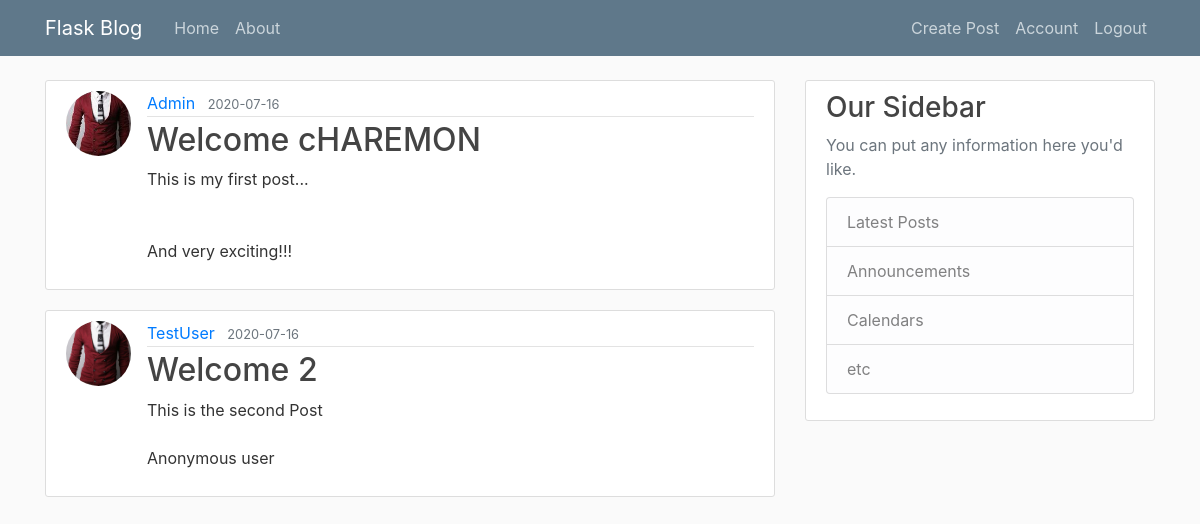
Screenshot of / (signed in) with the database file from the repository.
### src/models.py (models this page shows, shortened)
class Post(db.Model):
    id = db.Column(db.Integer, primary_key=True)
    title = db.Column(db.String(100), nullable=False)
    date_posted = db.Column(db.DateTime, nullable=False, default=datetime.utcnow)
    content = db.Column(db.Text, nullable=False)
    user_id = db.Column(db.Integer, db.ForeignKey('user.id'), nullable=False)

class User(db.Model, UserMixin):
    id = db.Column(db.Integer, primary_key=True)
    username = db.Column(db.String(20), unique=True, nullable=False)
    email = db.Column(db.String(120), unique=True, nullable=False)
    image_file = db.Column(db.String(20), nullable=False, default='default.jpg')
    password = db.Column(db.String(60), nullable=False)
    post = db.relationship('Post', backref='author', lazy=True)

### src/routes.py (the view)
@app.route('/')
def home():
    posts = Post.query.all()
    return render_template('home.html', posts=posts)

### src/models.py (called while the page is built)
@login_manager.user_loader
def load_user(user_id):
    return User.query.get(int(user_id))

### src/templates/home.html
{% extends 'layout.html' %}
{% block content %}
    {% for post in posts %}
    <article class="media content-section">
        <img src="{{url_for('static', filename='profile_pics/' + post.author.image_file)}}" alt="" class="rounded-circle article-img">
        <div class="media-body">
            <div class="article-metadata">
            <a class="mr-2" href="#">{{ post.author.username }}</a>
            <small class="text-muted">{{ post.date_posted.strftime('%Y-%m-%d')}}</small>
            </div>
            <h2><a class="article-title" href="#">{{ post.title }}</a></h2>
            <p class="article-content">{{ post.content }}</p>
        </div>
    </article>
    {% endfor %}
{% endblock content %}

### src/static/main.css (style rules this page uses)
body { background: #fafafa; color: #333333; margin-top: 5rem; }
h1, h2, h3, h4, h5, h6 { color: #444444; }
.content-section { background: #ffffff; padding: 10px 20px; border: 1px solid #dddddd; border-radius: 3px; margin-bottom: 20px; }
.article-title { color: #444444; }
.article-content { white-space: pre-line; }
.article-img { height: 65px; width: 65px; margin-right: 16px; }
.article-metadata { padding-bottom: 1px; margin-bottom: 4px; border-bottom: 1px solid #e3e3e3 }

### rows the page displays
Post: image_file (picture), author.username "Admin", date_posted "2020-07-16", title "Welcome cHAREMON", content "This is my first post... And very exciting!!!"
Post: image_file (placeholder picture), author.username "TestUser", date_posted "2020-07-16", title "Welcome 2", content "This is the second Post Anonymous user"
